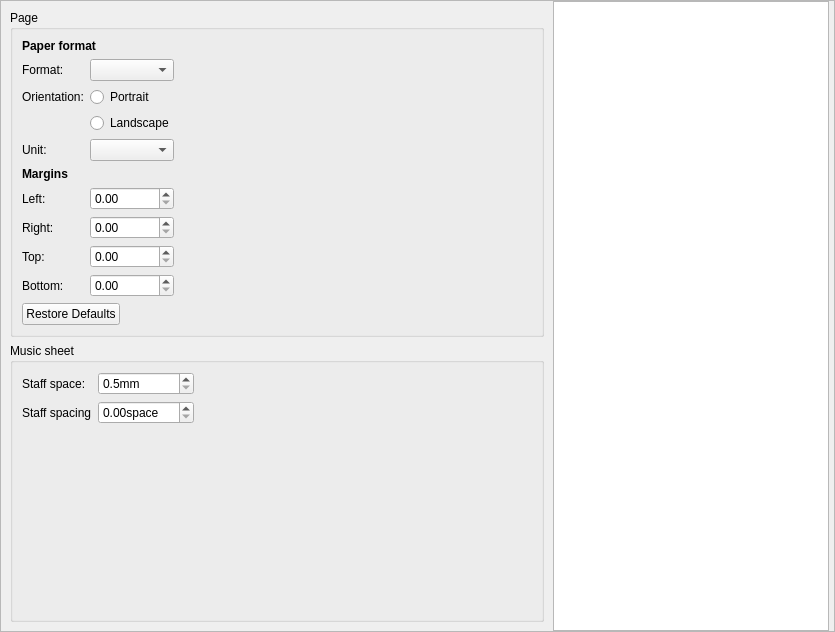
<?xml version="1.0" encoding="UTF-8"?>
<ui version="4.0">
 <class>LayoutSettingsPage</class>
 <widget class="QFrame" name="LayoutSettingsPage">
  <property name="geometry">
   <rect>
    <x>0</x>
    <y>0</y>
    <width>835</width>
    <height>632</height>
   </rect>
  </property>
  <property name="windowTitle">
   <string notr="true">LayoutSettingsPage</string>
  </property>
  <property name="frameShape">
   <enum>QFrame::StyledPanel</enum>
  </property>
  <property name="frameShadow">
   <enum>QFrame::Raised</enum>
  </property>
  <layout class="QHBoxLayout" name="horizontalLayout">
   <property name="spacing">
    <number>0</number>
   </property>
   <property name="leftMargin">
    <number>0</number>
   </property>
   <property name="topMargin">
    <number>0</number>
   </property>
   <property name="rightMargin">
    <number>5</number>
   </property>
   <property name="bottomMargin">
    <number>0</number>
   </property>
   <item>
    <widget class="QScrollArea" name="scrollArea">
     <property name="sizePolicy">
      <sizepolicy hsizetype="Expanding" vsizetype="Expanding">
       <horstretch>2</horstretch>
       <verstretch>0</verstretch>
      </sizepolicy>
     </property>
     <property name="frameShape">
      <enum>QFrame::NoFrame</enum>
     </property>
     <property name="widgetResizable">
      <bool>true</bool>
     </property>
     <widget class="QWidget" name="scrollAreaWidgetContents">
      <property name="geometry">
       <rect>
        <x>0</x>
        <y>0</y>
        <width>552</width>
        <height>630</height>
       </rect>
      </property>
      <layout class="QGridLayout" name="gridLayout">
       <item row="1" column="0">
        <widget class="QGroupBox" name="groupBox_2">
         <property name="title">
          <string>Music sheet</string>
         </property>
         <layout class="QGridLayout" name="gridLayout_3">
          <item row="0" column="1">
           <widget class="QDoubleSpinBox" name="staffSpaceSpinBox">
            <property name="suffix">
             <string>mm</string>
            </property>
            <property name="decimals">
             <number>1</number>
            </property>
            <property name="minimum">
             <double>0.500000000000000</double>
            </property>
            <property name="maximum">
             <double>50.000000000000000</double>
            </property>
            <property name="singleStep">
             <double>0.100000000000000</double>
            </property>
            <property name="value">
             <double>0.500000000000000</double>
            </property>
           </widget>
          </item>
          <item row="0" column="0">
           <widget class="QLabel" name="label_10">
            <property name="statusTip">
             <string>Sets the staff space of music sheets.</string>
            </property>
            <property name="text">
             <string>Staff space:</string>
            </property>
            <property name="buddy">
             <cstring>staffSpaceSpinBox</cstring>
            </property>
           </widget>
          </item>
          <item row="0" column="2">
           <spacer name="horizontalSpacer_2">
            <property name="orientation">
             <enum>Qt::Horizontal</enum>
            </property>
            <property name="sizeHint" stdset="0">
             <size>
              <width>40</width>
              <height>20</height>
             </size>
            </property>
           </spacer>
          </item>
          <item row="2" column="1">
           <spacer name="verticalSpacer">
            <property name="orientation">
             <enum>Qt::Vertical</enum>
            </property>
            <property name="sizeHint" stdset="0">
             <size>
              <width>20</width>
              <height>40</height>
             </size>
            </property>
           </spacer>
          </item>
          <item row="1" column="1">
           <widget class="QDoubleSpinBox" name="staffSpacingSpinBox">
            <property name="suffix">
             <string>space</string>
            </property>
            <property name="maximum">
             <double>100.000000000000000</double>
            </property>
            <property name="singleStep">
             <double>0.500000000000000</double>
            </property>
           </widget>
          </item>
          <item row="1" column="0">
           <widget class="QLabel" name="label_11">
            <property name="text">
             <string>Staff spacing</string>
            </property>
           </widget>
          </item>
         </layout>
        </widget>
       </item>
       <item row="0" column="0">
        <widget class="QGroupBox" name="groupBox">
         <property name="title">
          <string>Page</string>
         </property>
         <layout class="QGridLayout" name="gridLayout_2">
          <item row="9" column="1">
           <widget class="QDoubleSpinBox" name="bottomMarginSpinBox"/>
          </item>
          <item row="0" column="0" colspan="2">
           <widget class="QLabel" name="label_3">
            <property name="styleSheet">
             <string notr="true">font-weight: bold</string>
            </property>
            <property name="text">
             <string>Paper format</string>
            </property>
           </widget>
          </item>
          <item row="9" column="0">
           <widget class="QLabel" name="label_8">
            <property name="whatsThis">
             <string>Set the bottom margin of the page.</string>
            </property>
            <property name="text">
             <string>Bottom:</string>
            </property>
            <property name="buddy">
             <cstring>bottomMarginSpinBox</cstring>
            </property>
           </widget>
          </item>
          <item row="8" column="1">
           <widget class="QDoubleSpinBox" name="topMarginSpinBox"/>
          </item>
          <item row="2" column="0">
           <widget class="QLabel" name="label_2">
            <property name="whatsThis">
             <string>Set the paper orientation.</string>
            </property>
            <property name="text">
             <string>Orientation:</string>
            </property>
           </widget>
          </item>
          <item row="1" column="2">
           <spacer name="horizontalSpacer">
            <property name="orientation">
             <enum>Qt::Horizontal</enum>
            </property>
            <property name="sizeHint" stdset="0">
             <size>
              <width>40</width>
              <height>20</height>
             </size>
            </property>
           </spacer>
          </item>
          <item row="1" column="0">
           <widget class="QLabel" name="label">
            <property name="whatsThis">
             <string>&lt;html&gt;&lt;head/&gt;&lt;body&gt;&lt;p&gt;Set the paper format.&lt;/p&gt;&lt;/body&gt;&lt;/html&gt;</string>
            </property>
            <property name="text">
             <string>Format:</string>
            </property>
            <property name="buddy">
             <cstring>paperFormatComboBox</cstring>
            </property>
           </widget>
          </item>
          <item row="7" column="1">
           <widget class="QDoubleSpinBox" name="rightMarginSpinBox"/>
          </item>
          <item row="1" column="1">
           <widget class="QComboBox" name="paperFormatComboBox"/>
          </item>
          <item row="2" column="1">
           <widget class="QRadioButton" name="portraitRadioButton">
            <property name="text">
             <string>Portrait</string>
            </property>
           </widget>
          </item>
          <item row="6" column="1">
           <widget class="QDoubleSpinBox" name="leftMarginSpinBox"/>
          </item>
          <item row="3" column="1">
           <widget class="QRadioButton" name="landscapeRadioButton">
            <property name="text">
             <string>Landscape</string>
            </property>
           </widget>
          </item>
          <item row="7" column="0">
           <widget class="QLabel" name="label_6">
            <property name="whatsThis">
             <string>Set the right margin of the page.</string>
            </property>
            <property name="text">
             <string>Right:</string>
            </property>
            <property name="buddy">
             <cstring>rightMarginSpinBox</cstring>
            </property>
           </widget>
          </item>
          <item row="6" column="0">
           <widget class="QLabel" name="label_5">
            <property name="whatsThis">
             <string>Set the left margin of the page.</string>
            </property>
            <property name="text">
             <string>Left:</string>
            </property>
            <property name="buddy">
             <cstring>leftMarginSpinBox</cstring>
            </property>
           </widget>
          </item>
          <item row="8" column="0">
           <widget class="QLabel" name="label_7">
            <property name="whatsThis">
             <string>Set the top margin of the page.</string>
            </property>
            <property name="text">
             <string>Top:</string>
            </property>
            <property name="buddy">
             <cstring>topMarginSpinBox</cstring>
            </property>
           </widget>
          </item>
          <item row="5" column="0" colspan="2">
           <widget class="QLabel" name="label_4">
            <property name="styleSheet">
             <string notr="true">font-weight: bold;</string>
            </property>
            <property name="text">
             <string>Margins</string>
            </property>
           </widget>
          </item>
          <item row="4" column="0">
           <widget class="QLabel" name="label_9">
            <property name="whatsThis">
             <string>Set the unit of page layout values.</string>
            </property>
            <property name="text">
             <string>Unit:</string>
            </property>
            <property name="buddy">
             <cstring>layoutUnitComboBox</cstring>
            </property>
           </widget>
          </item>
          <item row="4" column="1">
           <widget class="QComboBox" name="layoutUnitComboBox"/>
          </item>
          <item row="10" column="0" colspan="3">
           <widget class="QDialogButtonBox" name="buttonBox">
            <property name="standardButtons">
             <set>QDialogButtonBox::RestoreDefaults</set>
            </property>
           </widget>
          </item>
         </layout>
        </widget>
       </item>
      </layout>
     </widget>
    </widget>
   </item>
   <item>
    <widget class="QTextEdit" name="infoTextEdit">
     <property name="sizePolicy">
      <sizepolicy hsizetype="Expanding" vsizetype="Expanding">
       <horstretch>1</horstretch>
       <verstretch>0</verstretch>
      </sizepolicy>
     </property>
    </widget>
   </item>
  </layout>
 </widget>
 <tabstops>
  <tabstop>paperFormatComboBox</tabstop>
  <tabstop>portraitRadioButton</tabstop>
  <tabstop>landscapeRadioButton</tabstop>
  <tabstop>layoutUnitComboBox</tabstop>
  <tabstop>leftMarginSpinBox</tabstop>
  <tabstop>rightMarginSpinBox</tabstop>
  <tabstop>topMarginSpinBox</tabstop>
  <tabstop>bottomMarginSpinBox</tabstop>
  <tabstop>staffSpaceSpinBox</tabstop>
  <tabstop>buttonBox</tabstop>
  <tabstop>infoTextEdit</tabstop>
  <tabstop>scrollArea</tabstop>
 </tabstops>
 <resources/>
 <connections>
  <connection>
   <sender>buttonBox</sender>
   <signal>clicked(QAbstractButton*)</signal>
   <receiver>LayoutSettingsPage</receiver>
   <slot>restoreDefaultPageSize()</slot>
   <hints>
    <hint type="sourcelabel">
     <x>87</x>
     <y>324</y>
    </hint>
    <hint type="destinationlabel">
     <x>-3</x>
     <y>317</y>
    </hint>
   </hints>
  </connection>
 </connections>
 <slots>
  <slot>restoreDefaultPageSize()</slot>
 </slots>
</ui>
